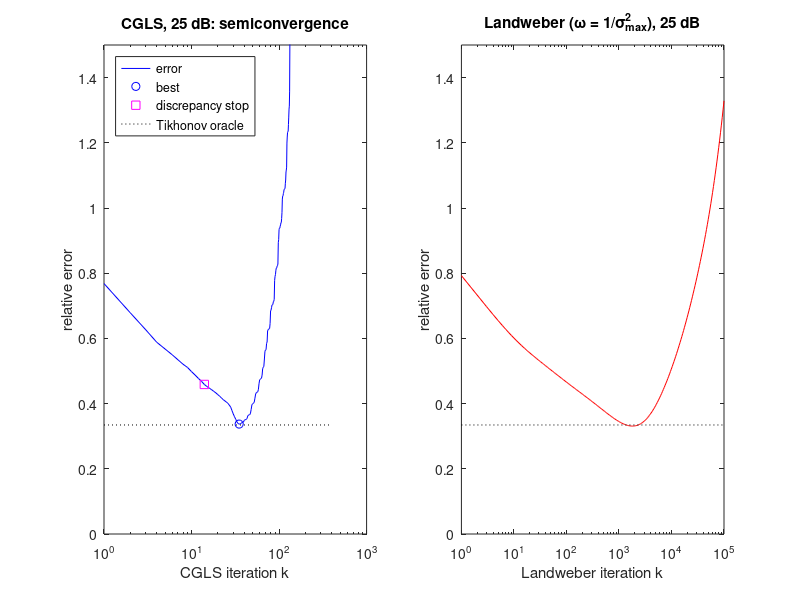

Write MATLAB code to recreate this figure.
%% m13_cgls_semiconvergence.m
% Iteration count as the regularization parameter: CGLS and Landweber.
% Purpose : Same RF deconvolution problem as m13_tikhonov_deconv_lcurve.m.
%           Run CGLS (conjugate gradients on the normal equations, never
%           forming A'A) and Landweber x <- x + w A'(b - A x), w = 1/sigma_max^2.
%           The error against the band-limited truth first falls, then rises
%           (semiconvergence). Landweber after k steps has filter factors
%           1 - (1 - w sigma^2)^k, half-power at sigma^2 ~ ln2/k, so it acts
%           like Tikhonov with lambda^2 ~ ln2/k.
% Change  : snr_dB; kmax; the discrepancy factor tau.
% Expect  : at 25 dB the best CGLS iterate is reached in tens of iterations,
%           Landweber needs about ln2/lambda_opt^2 (over a thousand), and
%           both reach about the oracle-Tikhonov error.
% Runtime : about 1 s.
clear; close all; rng(1);

N = 512; fs = 40e6; f0 = 5e6; bw = 0.6;
sf = bw*f0/2/sqrt(2*log(2)); st = 1/(2*pi*sf);
t = ((0:N-1)' - N/2)/fs;
h = circshift(exp(-t.^2/(2*st^2)).*cos(2*pi*f0*t), -N/2);
H = fft(h); H = H/max(abs(H));
Aop  = @(v) real(ifft(H.*fft(v)));
Atop = @(v) real(ifft(conj(H).*fft(v)));        % adjoint (correlation with the pulse)

x = 0.08*randn(N,1);
pos = [70 150 160 260 330 345 420]; amp = [1 -0.7 0.6 0.9 -0.5 0.5 0.8];
x(pos) = x(pos) + amp(:);
band = abs(H) >= 0.01; X = fft(x); X(~band) = 0; xB = real(ifft(X));
b0 = Aop(x);
w = randn(N,1);   % one draw reused so the three SNRs differ only in level

tau = 1.0; kmax = 400;
for snr_dB = [40 25 10]
    n = w*norm(b0)/norm(w)*10^(-snr_dB/20); sig = norm(n)/sqrt(N); b = b0 + n;
    % ---- CGLS
    xk = zeros(N,1); r = b; s = Atop(r); p = s; g = s'*s;
    Ec = zeros(kmax,1); Rc = Ec;
    for k = 1:kmax
        q = Aop(p); a = g/(q'*q);
        xk = xk + a*p; r = r - a*q;
        s = Atop(r); gn = s'*s; p = s + (gn/g)*p; g = gn;
        Ec(k) = norm(xk - xB)/norm(xB); Rc(k) = norm(r);
    end
    [ec, kc] = min(Ec); kdp = find(Rc <= tau*sqrt(N)*sig, 1);
    % ---- Landweber, closed form in the Fourier domain (w = 1)
    ks = unique(round(logspace(0, 5, 300))); El = zeros(size(ks)); B = fft(b);
    Hs = H; Hs(abs(Hs) < 1e-300) = 1;
    for q = 1:numel(ks)
        F = 1 - (1 - abs(H).^2).^ks(q);
        El(q) = norm(real(ifft(F./Hs.*B)) - xB)/norm(xB);
    end
    [el, ql] = min(El);
    % ---- Tikhonov oracle for comparison
    lams = logspace(-4, 0.5, 300); Et = zeros(size(lams));
    for q = 1:numel(lams)
        Et(q) = norm(real(ifft(conj(H)./(abs(H).^2 + lams(q)^2).*B)) - xB)/norm(xB);
    end
    [et, qt] = min(Et);
    fprintf('SNR %2d dB: CGLS best k = %3d (err %.3f), discrepancy stop k = %3d (err %.3f), err at k=%d: %.2f\n', ...
        snr_dB, kc, ec, kdp, Ec(kdp), kmax, Ec(end));
    fprintf('           Landweber best k = %5d (err %.3f); Tikhonov oracle lambda = %.4f (err %.3f); ln2/lambda^2 = %.0f\n', ...
        ks(ql), el, lams(qt), et, log(2)/lams(qt)^2);
    if snr_dB == 25, Ec25 = Ec; El25 = El; et25 = et; kc25 = kc; kdp25 = kdp; end
end

figure('Position', [50 50 900 380]);
subplot(1,2,1);
semilogx(1:kmax, Ec25, 'b-'); hold on; plot(kc25, Ec25(kc25), 'bo'); plot(kdp25, Ec25(kdp25), 'ms');
plot([1 kmax], [et25 et25], 'k:'); ylim([0 1.5]);
xlabel('CGLS iteration k'); ylabel('relative error'); title('CGLS, 25 dB: semiconvergence');
legend('error', 'best', 'discrepancy stop', 'Tikhonov oracle', 'Location', 'northwest');
subplot(1,2,2);
semilogx(ks, El25, 'r-'); hold on; plot([1 1e5], [et25 et25], 'k:'); ylim([0 1.5]);
xlabel('Landweber iteration k'); ylabel('relative error'); title('Landweber (\omega = 1/\sigma_{max}^2), 25 dB');
